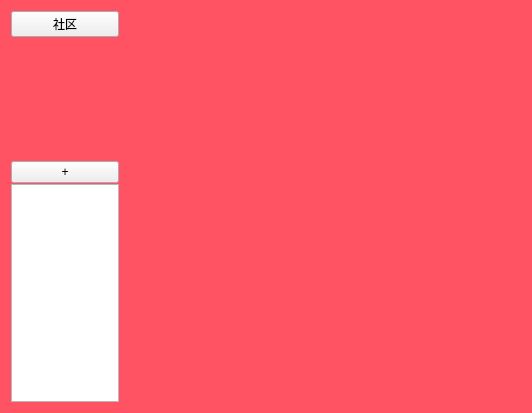
<?xml version="1.0" encoding="UTF-8"?>
<ui version="4.0">
 <class>MainWindow</class>
 <widget class="QWidget" name="MainWindow">
  <property name="geometry">
   <rect>
    <x>0</x>
    <y>0</y>
    <width>532</width>
    <height>413</height>
   </rect>
  </property>
  <property name="windowTitle">
   <string>Pomodoro</string>
  </property>
  <property name="windowIcon">
   <iconset>
    <normaloff>C:/Users/86199/.designer/backup/image/f3006b49c9f1fc1519d2bf688fc52e70.ico</normaloff>C:/Users/86199/.designer/backup/image/f3006b49c9f1fc1519d2bf688fc52e70.ico</iconset>
  </property>
  <property name="styleSheet">
   <string notr="true">#MainWindow{background-color: rgb(255, 82, 99)}
</string>
  </property>
  <layout class="QHBoxLayout" name="horizontalLayout" stretch="15,25,30">
   <item>
    <layout class="QVBoxLayout" name="verticalLayout" stretch="3,5">
     <item>
      <layout class="QVBoxLayout" name="User_Profile" stretch="0,0">
       <item>
        <widget class="QPushButton" name="community">
         <property name="text">
          <string>社区</string>
         </property>
        </widget>
       </item>
       <item>
        <widget class="QLabel" name="avatar">
         <property name="maximumSize">
          <size>
           <width>115</width>
           <height>115</height>
          </size>
         </property>
         <property name="text">
          <string/>
         </property>
         <property name="pixmap">
          <pixmap>image/QQ图片20231118082505.jpg</pixmap>
         </property>
         <property name="scaledContents">
          <bool>true</bool>
         </property>
         <property name="wordWrap">
          <bool>false</bool>
         </property>
        </widget>
       </item>
      </layout>
     </item>
     <item>
      <layout class="QVBoxLayout" name="TaskPlace">
       <property name="spacing">
        <number>1</number>
       </property>
       <item>
        <widget class="QPushButton" name="TaskCreator">
         <property name="text">
          <string>+</string>
         </property>
        </widget>
       </item>
       <item>
        <widget class="QListWidget" name="TaskList"/>
       </item>
      </layout>
     </item>
    </layout>
   </item>
   <item>
    <layout class="QVBoxLayout" name="verticalLayout_3" stretch="4">
     <item>
      <layout class="QVBoxLayout" name="verticalLayout_5">
       <item>
        <widget class="CountdownWidget" name="clock" native="true"/>
       </item>
      </layout>
     </item>
    </layout>
   </item>
   <item>
    <layout class="QVBoxLayout" name="pet">
     <property name="spacing">
      <number>6</number>
     </property>
    </layout>
   </item>
  </layout>
 </widget>
 <customwidgets>
  <customwidget>
   <class>CountdownWidget</class>
   <extends>QWidget</extends>
   <header>countdownwidget.h</header>
   <container>1</container>
  </customwidget>
 </customwidgets>
 <resources/>
 <connections/>
</ui>
